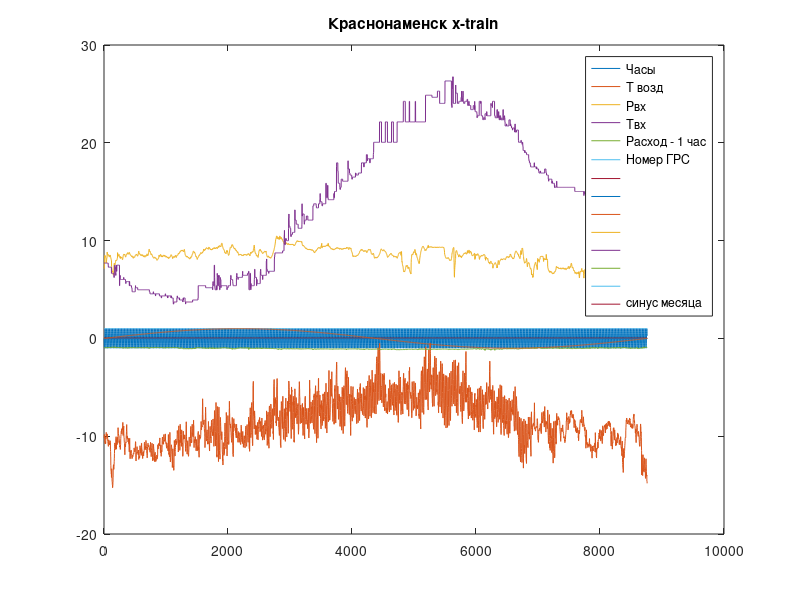
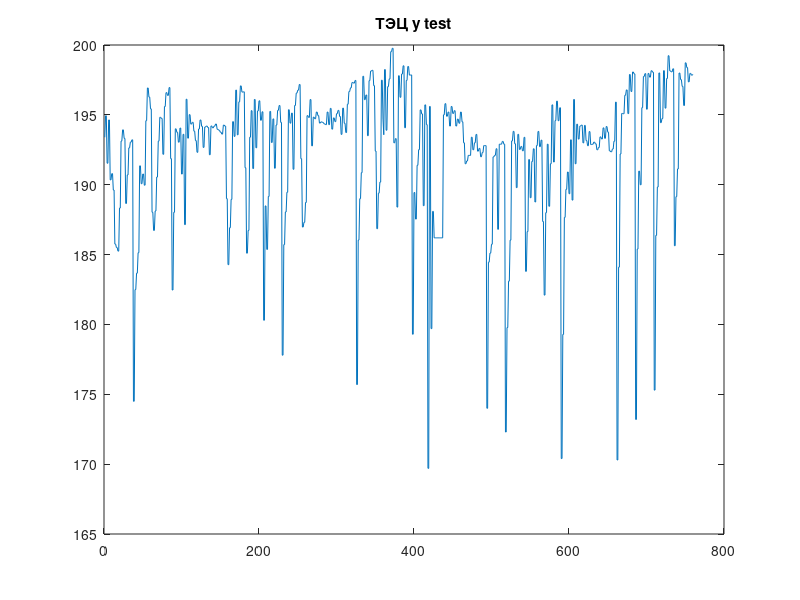

Write MATLAB code to recreate these figures, in order. (Note: this script raises an error after producing the figures.)
clear
%%
load x_9
load temper
load data_zelenograds
load data_Kaliningrad_1
load data_Kaliningrad_2
load data_sovetsk %соединенный
load dataGIS
load data_tec2
%% конкатенируем температуру и Х
for i = 1:4
    x{i} = [t1';x{i}]; %'
end
%%
x{5} = [t1(1:idx_1,2)';x{5}]; %
x{5} = [t1(1:idx_1,1)';x{5}]; %
x{6} = [t1(idx_2:end,2)';x{6}]; %
x{6} = [t1(idx_2:end,1)';x{6}]; %
x{7} = [t1(1:idx_3,2)';x{7}]; %
x{7} = [t1(1:idx_3,1)';x{7}]; %
x{8} = [t1(idx_4:end,2)';x{8}]; %
x{8} = [t1(idx_4:end,1)';x{8}]; %
x{9} = [t1(1:idx_3_1,2)';x{9}]; %
x{9} = [t1(1:idx_3_1,1)';x{9}]; %
x{10} = [t1(idx_3_2+1:idx_3_3,2)';x{10}]; %
x{10} = [t1(idx_3_2+1:idx_3_3,1)';x{10}]; %
x{11} = [t1(idx_3_4+1:idx_3_5,2)';x{11}]; %
x{11} = [t1(idx_3_4+1:idx_3_5,1)';x{11}]; %
x{12} = [t1(idx_3_6:end,2)';x{12}]; %
x{12} = [t1(idx_3_6:end,1)';x{12}]; %
x{13} = [t1(1:idx_5_1,2)';x{13}]; %
x{13} = [t1(1:idx_5_1,1)';x{13}]; %
x{14} = [t1(idx_5_2:end,2)';x{14}]; %
x{14} = [t1(idx_5_2:end,1)';x{14}]; %
x{15} = [t1(1:idx_8_1,2)';x{15}]; %
x{15} = [t1(1:idx_8_1,1)';x{15}]; %
x{16} = [t1(idx_8_2:end,2)';x{16}]; %
x{16} = [t1(idx_8_2:end,1)';x{16}]; %
%% можно удалить какие-то переменные на входе
for i = 1:numel(x)-2 % для грс
    x{i}([4,6],:) = []; % удаляем переменные на входе. 1 - Часы, 2 - Т возд, 3-Рвх, 4 - Рвых, 5 - Твых, 6 - Q Расход
end
%%
for i = numel(x)-1:numel(x) % для гис
    x{i}([2,3],:) = []; % удаляем переменные на входе. 1 - Часы, 2 - Т возд, 3-Рвх, 4 - Рвых, 5 - Твых, 6 - Q Расход
end
%%
x{17} = [t1,t9]';
%%
for i = 1:numel(x)
    x{i}(1,:) = sin(x{i}(1,:)/24*2*pi);% замена дней на синус дней
    x{i}(end+1,:) = sin((1:numel(x{i}(1,:)))/numel(x{i}(1,:))*2*pi);%добавили строку, означающую месяц и взяли сиинус
end

%% формируем строку ответов, это расход
for i = 1:numel(x)
     y{i} = x{i}(5,1:end);
end
%% подали выходную переменную саму на себя, сдвинув на 1 шаг
for i = 1:numel(x)
    x{i}(5,1:end-1) = x{i}(5,2:end);
    %было x{i} = [x{i}(:,2:end)];
end
%% формируем обучающую и тестовую выборки, сначала берем первые 3 ячейки целиком,потому что в 4-й будем отделять часть данных для тестовой выборки
x_train = x(1:16);% обучающая выборка для входного параметра, первые 3 ГРС
y_train = y(1:16); % обучающая выборка для выходного параметра, первые 3 ГРС
%%
N_split = 8000;
x_train{17} = x{17}(:,1:N_split);% обучающая выборка для входного параметра, часть из 4 ГРС
y_train{17} = y{17}(1:N_split); % обучающая выборка для выходного параметра, часть из 4 ГРС

x_test = x{17}(:,N_split+1:end);
y_test = y{17}(N_split+1:end); 
%% Получаем параметры нормировки
m = zeros(4,numel(x_train)); s = m;
for i=1:numel(x_train)% число ячеек - грс в массиве х
    %for j = 2:5  % число нормируемых входных  переменных в каждой грс в массиве x_train
    m(:,i) = mean(x_train{i}(2:5,:),2);
    s(:,i) = std(x_train{i, 1}(2:5,:),[],2);
    %end
end
%% Нормировка x_train
for i=1:numel(x_train)% число ячеек - грс в массиве х
    for j = 2:5 % число нормируемых строк-входных  переменных в каждой грс в массиве х
    x_train{i, 1}(j,1:end) = (x_train{i, 1}(j,1:end) - m(j))./s(j);
    end
end
%% Нормировка x_test
for j = 2:5 % число нормируемых строк-входных  переменных в каждой грс в массиве х
    x_test(j,1:end) = (x_test(j,1:end) - m(j))./s(j);
end
%% Параметры для y
for i=1:numel(y_train)% число ячеек - грс в массиве х
    m_y(i) = mean(y_train{i});
    s_y(i) = std(y_train{i});
end
%% Нормировка y_train
% for i=1:numel(y_train)% число ячеек - грс в массиве х
%     y_train{i} = (y_train{i}-m_y(i))/s_y(i);
% end
% %% Нормировка y_test
% y_test = (y_test-m_y(17))/s_y(17);
%% Валидация: случайным образом из 16 временных рядов: 
n_split = 0.8; % 80% данных на обучение и 20% на валидацию
rng(1) % генератор случайных чисел - для повторяемости
n = randi([1,16]); % генерируем случайное число между 1 и 16 
n_val = numel(y_train{n}); % количество элементов в train
n_train = round(n_val*n_split);

x_val = x_train{n}(:,n_train+1:end);
x_train{n} = x_train{n}(:,1:n_train);

y_val = y_train{n}(n_train+1:end);
y_train{n} = y_train{n}(:,1:n_train);
%%
figure
plot(x_train{1}');
title("Краснонаменск x-train");
legend("Часы", "Т возд", "Рвх", "Твх", "Расход - 1 час", "Номер ГРС"," ", " "," "," ", " ", " ", " ", "синус месяца");
% figure
% plot(x_train{10}');
% title("Калиниград 2 x train");
% legend("Часы", "Т возд", "Рвх", "Твх", "Расход - 1 час", " ", "Номер ГРС"," "," "," ", " ", " ", " ", "синус месяца");
% figure
% plot(x_train{11}');
% title("Калиниград 2 x train");
% legend("Часы", "Т возд", "Рвх", "Твх", "Расход - 1 час", " ", "Номер ГРС"," "," "," ", " ", " ",  " ","синус месяца");
figure
plot(x_train{17}');
title("ТЭЦ x train");
legend("Часы", "Т возд", "Рвх", "Твх", "Расход - 1 час", " ", "Номер ГРС"," "," "," ", " ", " ", " ", "синус месяца");
%%
x_train = x_train';
y_train = y_train';
% %%
% x_test = x{17}(:,8001:end);% тестовая выборка, вторая часть из 4 ГРС
% y_test = y{17}(8001:end);% тестовая выборка для выходного параметра
%%
plot(x_test');
title("ТЭЦ x test");
legend("Часы", "Т возд", "Рвх", "Твх", "Расход - 1 час", " ", " "," "," ", " ", " "," ", "Номер ГРС", "синус месяца");
%%
plot(y_test);
title("ТЭЦ y test");
%%
layer = [sequenceInputLayer(16), lstmLayer(128),fullyConnectedLayer(1), regressionLayer];
% load net_gts_all.mat
%%
ops = trainingOptions("adam","Plots","training-progress",'MaxEpochs',250, "ValidationData", {x_val, y_val}, ...
    "InitialLearnRate", 0.01, "LearnRateSchedule", "piecewise", "LearnRateDropPeriod", 100, "LearnRateDropFactor", 0.3,'MiniBatchSize', 1);
%%
net = trainNetwork(x_train, y_train, layer, ops);
%%
save net_gts_all net;
%%
y_pred = predict(net,x_test);
% plot(y_pred)
% hold on
% plot(y_test)
% title("Forecast with test before")
% %%
% figure 
difference = y_pred - y_test;
% plot(difference);
% title("Difference for test before")
%%
% y_pred_all = predict(net,x);
% figure 
% plot(y_pred_all{end});
% hold on
% plot(y{end});
% title("Forecast all before")
%%
rmse_before = sqrt(mean((difference).^2))/m_y(17); % Calculate the root-mean-square error (RMSE).
%%
figure
subplot(2,1,1)
plot(y_test)
hold on
plot(y_pred,'.-')
hold off
legend(["ТЭЦ Observed before" "ТЭЦ Predicted before"])
ylabel("Cases")
title("ТЭЦ Forecast for test before")
%%
subplot(2,1,2)
stem(y_pred - y_test)
xlabel("Month")
ylabel("Error")
title("RMSE before = " + rmse_before)
%%
net = resetState(net);% Сброс состояния сети предотвращает влияние предыдущих прогнозов на прогнозы новых данных. 
net = predictAndUpdateState(net,x_train,'MiniBatchSize', 1); % затем инициализируйте состояние сети, предсказав обучающие данные.
%% Predict on each time step. For each prediction, predict the next time step using the observed value of the previous time step. 
y_pred = [];
for k = 1:length(x_test)
    [net,y_pred(:,k)] = predictAndUpdateState(net,x_test(:,k),'MiniBatchSize', 1);
end
%% 
% y_pred = predict(net,x_test);
% figure
% plot(y_pred)
% hold on
% plot(y_test)
%%
% figure 
difference = y_pred - y_test;
% plot(difference);
%%
% y_pred_all = predict(net,x);
% figure 
% plot(y_pred_all{end});
% hold on
% plot(y{end});
%%
rmse = sqrt(mean((difference).^2))/m_y(17); % Calculate the root-mean-square error (RMSE).
%%
figure
subplot(2,1,1)
plot(y_test)
hold on
plot(y_pred,'.-')
hold off
legend(["Observed" "Predicted"])
ylabel("Cases")
title("Forecast with Updates")
%%
subplot(2,1,2)
stem(y_pred - y_test)
xlabel("Month")
ylabel("Error")
title("RMSE = " + rmse)